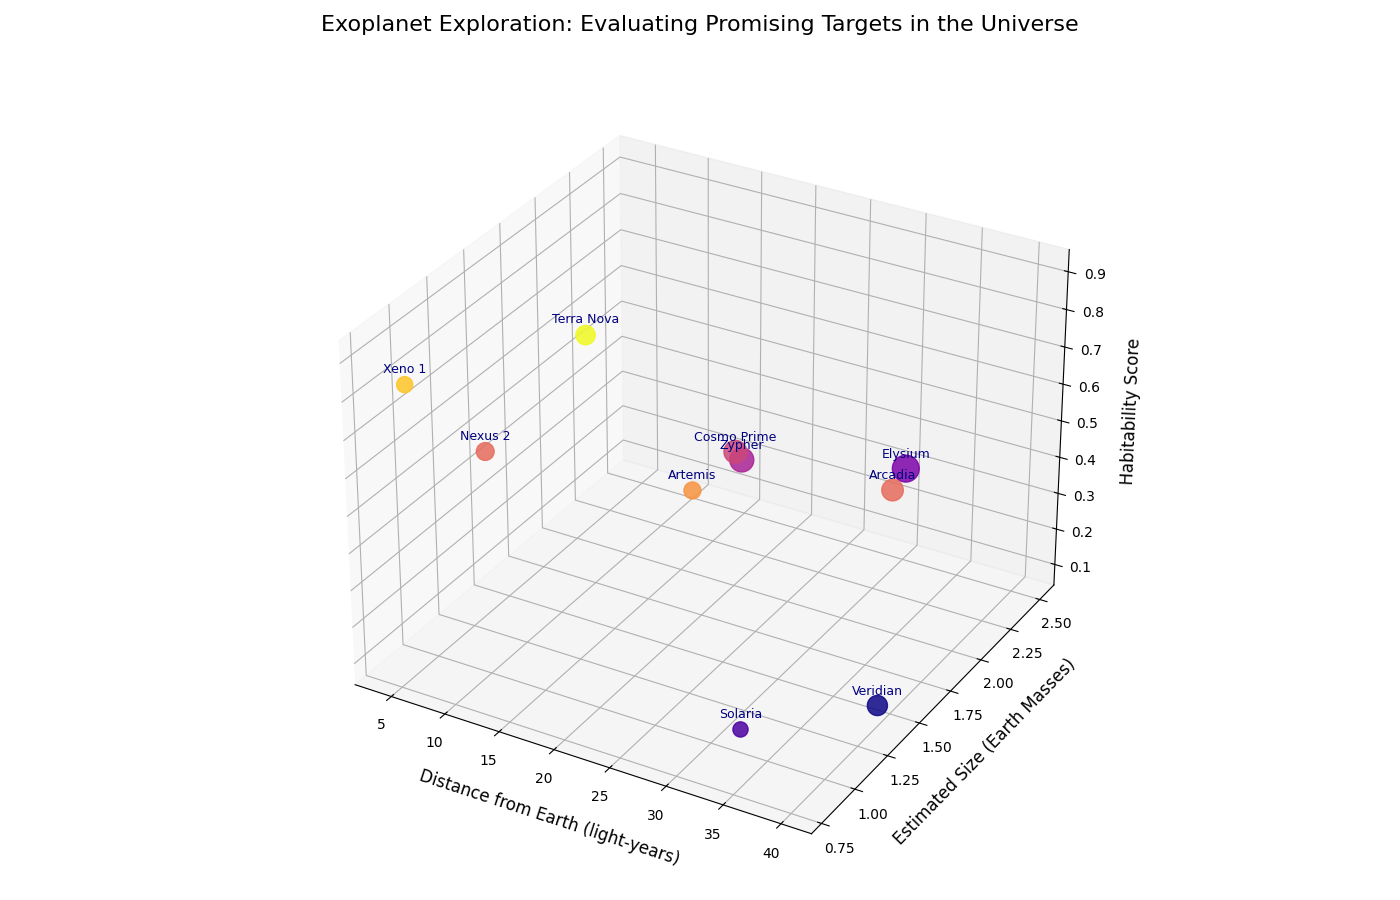

This figure's Python source:
import matplotlib.pyplot as plt
import numpy as np

# Exoplanet data
exoplanets = ['Xeno 1', 'Nexus 2', 'Terra Nova', 'Zypher', 'Cosmo Prime',
              'Artemis', 'Elysium', 'Solaria', 'Arcadia', 'Veridian']

# Distances from Earth (in light-years)
distances = np.array([4.2, 8.6, 15.3, 20.7, 22.5, 28.4, 30.1, 35.0, 38.7, 40.0])

# Estimated sizes (in Earth Masses)
sizes = np.array([0.9, 1.1, 1.3, 2.0, 1.8, 1.0, 2.5, 0.8, 1.6, 1.4])

# Habitability scores (on a scale of 0 to 1)
habitability_scores = np.array([0.8, 0.6, 0.9, 0.4, 0.5, 0.7, 0.3, 0.2, 0.6, 0.1])

# Bubble sizes (scaling factor for better visualization)
bubble_sizes = sizes * 150

# Create a 3D scatter plot
fig = plt.figure(figsize=(14, 9))
ax = fig.add_subplot(111, projection='3d')

# Plotting the data
scatter = ax.scatter(distances, sizes, habitability_scores, s=bubble_sizes, 
                     c=habitability_scores, cmap='plasma', alpha=0.85)

# Setting labels and title
ax.set_title('Exoplanet Exploration: Evaluating Promising Targets in the Universe', fontsize=16, pad=30)
ax.set_xlabel('Distance from Earth (light-years)', fontsize=12, labelpad=10)
ax.set_ylabel('Estimated Size (Earth Masses)', fontsize=12, labelpad=10)
ax.set_zlabel('Habitability Score', fontsize=12, labelpad=10)

# Annotating each exoplanet with its name
for i, planet in enumerate(exoplanets):
    ax.text(distances[i], sizes[i], habitability_scores[i] + 0.03, planet, fontsize=9, color='navy', ha='center')

# Automatically adjust layout
plt.tight_layout()

# Display the plot
plt.show()
